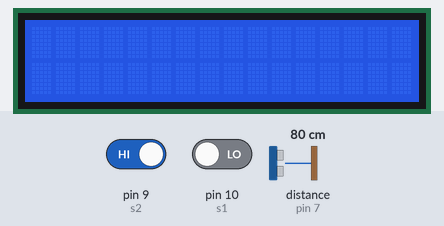
Simulated run of this sketch. Board: Arduino Uno, built with avr-gcc and run on an emulated ATmega328P. Parts: 16×2 character LCD. The inputs (shaded band) are chosen by the test bench; at power-on: pin 9 (s2) HIGH, pin 10 (s1) LOW, distance to the obstacle (sensor on pin 7) 80 cm. The echo pulse lasts 58.3 µs per cm; what the sketch prints to the serial monitor is not drawn.

Above: at 1.2 s.
1.3 s: pin 9 (s2) driven LOW
At 6.7 s:
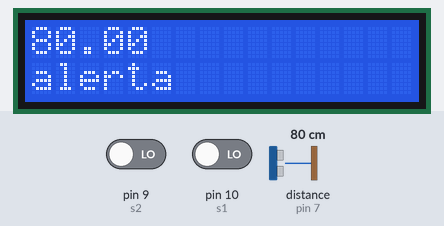
7.5 s: pin 10 (s1) driven HIGH
At 13.3 s:
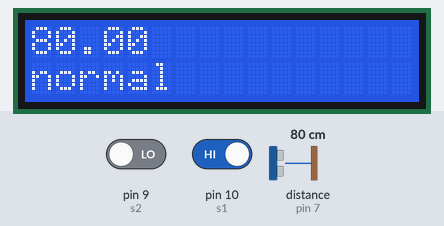
13.6 s: pin 9 (s2) driven HIGH
At 19.1 s:
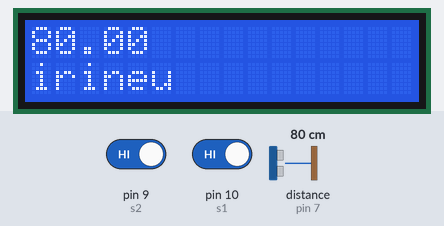
19.6 s: distance to the obstacle (sensor on pin 7) set to 2 cm
At 25.3 s:
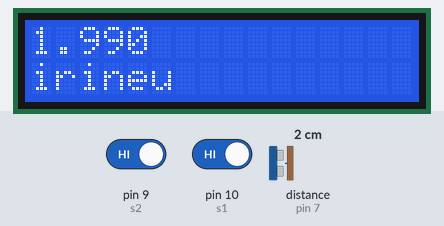
25.6 s: distance to the obstacle (sensor on pin 7) set to 4 cm
At 31.3 s:
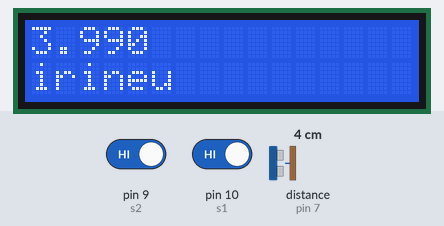
31.6 s: pin 10 (s1) driven LOW
At 36.5 s:
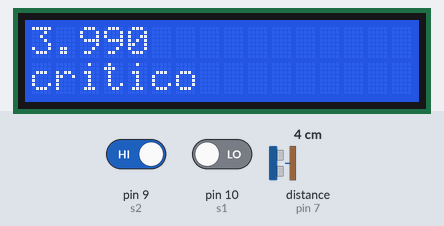
Timing chart, 0 to 38.0 s (numbered marks = the images above; inputs shaded):
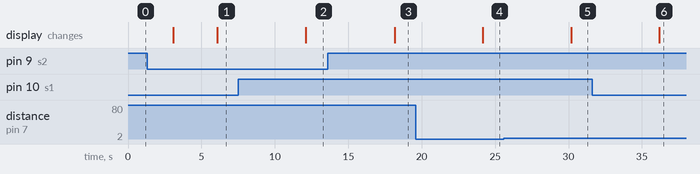

The sketch:

apresentacao_super_complexa.ino
```cpp
#include <LiquidCrystal.h>
#include <Ultrasonic.h>
//
#define TRIGGER_PIN 6
#define ECHO_PIN     7
Ultrasonic ultrasonic(TRIGGER_PIN, ECHO_PIN);
LiquidCrystal lcd(12, 11, 5, 4, 3, 2);
int s1= 10;
int s2= 9 ;
int x =0;
int i1 =0;
int i2 =0;
double velocidade = 0;

void setup() {

Serial.begin(9600);
lcd.begin(16, 2);
pinMode(s1, INPUT);
pinMode(s2, INPUT);
lcd.clear();
}

void loop() {
  i1 =digitalRead (s1);
  i2 =digitalRead (s2);
  float cmMsec1,cmMsec2, inMsec;
  long microsec = ultrasonic.timing();
  cmMsec1 = ultrasonic.convert(microsec, Ultrasonic::CM);
  Serial.print("- CM1: ");
  Serial.println(cmMsec1);
  Serial.println(i1);
  Serial.println(i2);
  delay(3000);
  microsec = ultrasonic.timing();
  cmMsec2 = ultrasonic.convert(microsec, Ultrasonic::CM);
  Serial.print("- CM2: ");
  Serial.println(cmMsec2);
  Serial.println(i1);
  Serial.println(i2);
  if(i1 == HIGH && i2 == LOW){
    lcd.setCursor(0,0);
    lcd.print(cmMsec1);
    lcd.setCursor(0,1);
    lcd.print("normal ");
    }else  if(i1 == LOW  && i2 == LOW){
    lcd.setCursor(0,0);
    lcd.print(cmMsec1);
    lcd.setCursor(0,1);
    lcd.print("alerta ");
    }else  if(i1 == LOW && i2 == HIGH){
    lcd.setCursor(0,0);
    lcd.print(cmMsec1);
    lcd.setCursor(0,1);
    lcd.print("critico");
    }else  if(i1 == HIGH && i2 == HIGH){
    lcd.setCursor(0,0);
    lcd.print(cmMsec1);
    lcd.setCursor(0,1);
    lcd.print("irineu ");
    }
  velocidade = ((cmMsec2-cmMsec1)/3);
  //Serial.println(velocidade);
  if (velocidade <0){
    Serial.print("Enchendo ");
    Serial.println((velocidade)*-1);
    }else if( velocidade > 0) {
    Serial.print("esvaziando");
    Serial.println(velocidade);
    }

}
```

Measured:
- after the input at 1.3 s, the display: first differs from a run without the input after 4.8 s (image 1)
- after the input at 7.5 s, the display: changes after 4.6 s (image 2)
- after the input at 13.6 s, the display: changes after 4.5 s (image 3)
- after the input at 19.6 s, the display: changes after 4.6 s (image 4)
- after the input at 25.6 s, the display: changes after 4.6 s (image 5)
- after the input at 31.6 s, the display: changes after 4.6 s (image 6)
